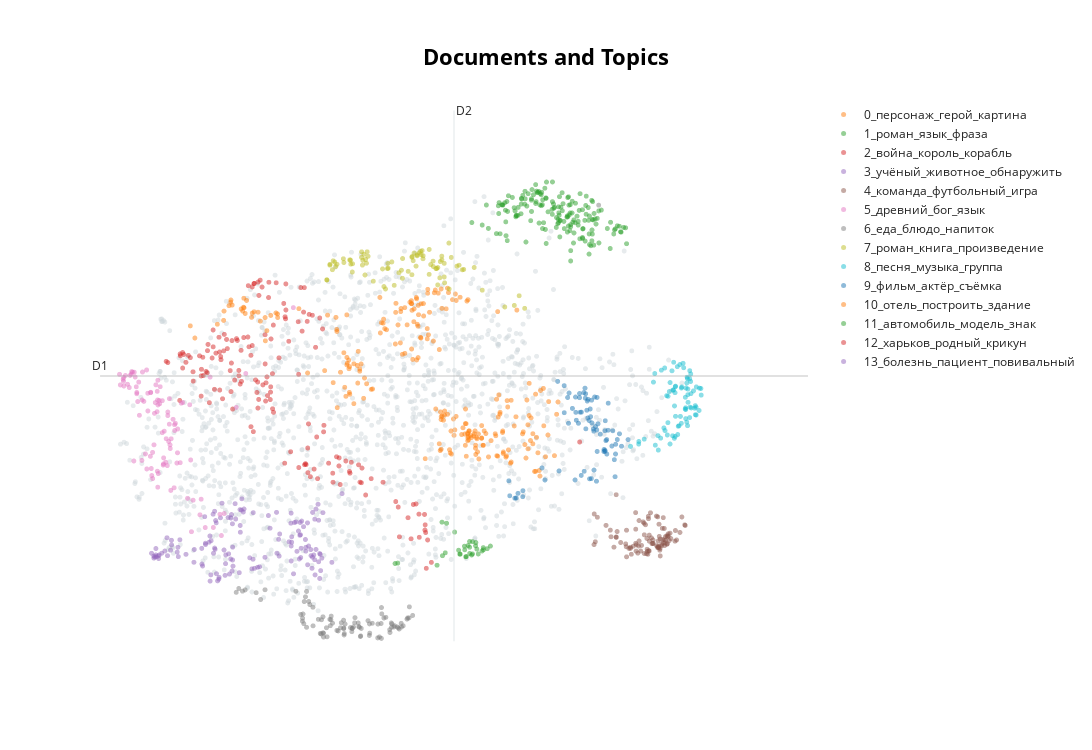

The code cell stored with this chart in its notebook:
### Code cell
topic_model.visualize_documents(docs, reduced_embeddings=reduced_embeddings,
                                hide_document_hover=True, hide_annotations=True)
